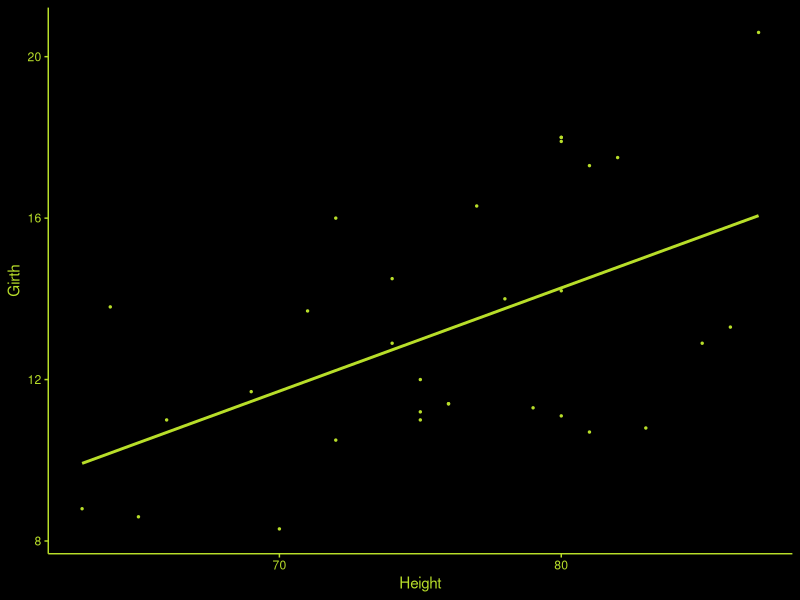

This figure's R source:
## ---- chunk 1
library(ggplot2)
ggsave(ggplot(data = trees, 
       mapping = aes(x = Height, 
                     y = Girth)) + 
    geom_point(size = 0.5, colour = "#B8DE29FF") + 
    geom_smooth(method = "lm", se = FALSE, col = "#B8DE29FF") + 
    geom_abline(intercept = 0, slope = 1, col = "white", lwd = 2, lty = 2) + theme_classic() +
    theme(plot.background = element_rect(fill = "black", color = NA),
          panel.background = element_rect(fill = "black"),
          axis.text = element_text(colour = "#B8DE29FF"),
          axis.title = element_text(colour = "#B8DE29FF"),
          axis.line = element_line(colour = "#B8DE29FF"),
          axis.ticks = element_line(colour = "#B8DE29FF")),
    filename = "featured.png",width = 8, height = 8, units = "cm", dpi = 96)
